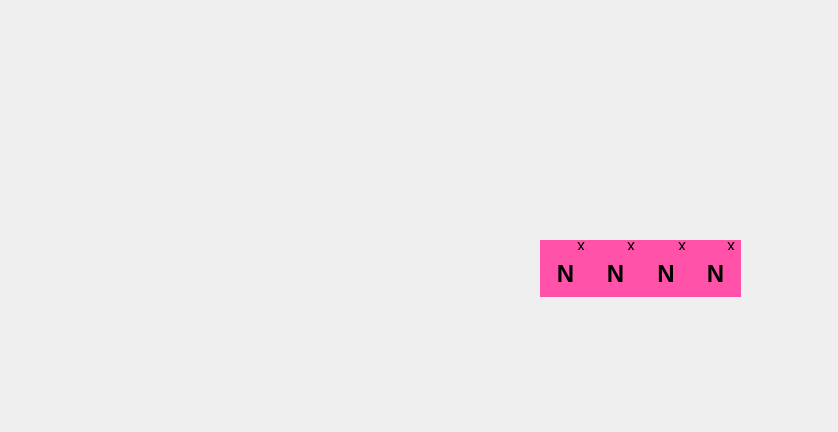
<?xml version="1.0" encoding="UTF-8"?>
<ui version="4.0">
 <class>Dialog</class>
 <widget class="QDialog" name="Dialog">
  <property name="geometry">
   <rect>
    <x>0</x>
    <y>0</y>
    <width>838</width>
    <height>432</height>
   </rect>
  </property>
  <property name="windowTitle">
   <string>Dialog</string>
  </property>
  <widget class="QWidget" name="verticalLayoutWidget_2">
   <property name="geometry">
    <rect>
     <x>540</x>
     <y>240</y>
     <width>51</width>
     <height>57</height>
    </rect>
   </property>
   <layout class="QVBoxLayout" name="verticalLayout_2">
    <property name="spacing">
     <number>0</number>
    </property>
    <item>
     <layout class="QHBoxLayout" name="horizontalLayout_2">
      <property name="spacing">
       <number>0</number>
      </property>
      <property name="sizeConstraint">
       <enum>QLayout::SetMinimumSize</enum>
      </property>
      <item>
       <widget class="QLabel" name="label_3">
        <property name="sizePolicy">
         <sizepolicy hsizetype="Preferred" vsizetype="Fixed">
          <horstretch>0</horstretch>
          <verstretch>0</verstretch>
         </sizepolicy>
        </property>
        <property name="maximumSize">
         <size>
          <width>16777215</width>
          <height>11</height>
         </size>
        </property>
        <property name="styleSheet">
         <string notr="true">background-color: rgb(255, 82, 168);</string>
        </property>
        <property name="text">
         <string/>
        </property>
       </widget>
      </item>
      <item>
       <widget class="QToolButton" name="toolButton_2">
        <property name="sizePolicy">
         <sizepolicy hsizetype="Fixed" vsizetype="Fixed">
          <horstretch>0</horstretch>
          <verstretch>0</verstretch>
         </sizepolicy>
        </property>
        <property name="maximumSize">
         <size>
          <width>20</width>
          <height>11</height>
         </size>
        </property>
        <property name="font">
         <font>
          <pointsize>12</pointsize>
         </font>
        </property>
        <property name="styleSheet">
         <string notr="true">background-color: rgb(255, 82, 168);
color: rgb(0, 0, 0);</string>
        </property>
        <property name="text">
         <string>x</string>
        </property>
        <property name="autoRaise">
         <bool>true</bool>
        </property>
       </widget>
      </item>
     </layout>
    </item>
    <item>
     <widget class="QLabel" name="label_4">
      <property name="sizePolicy">
       <sizepolicy hsizetype="Expanding" vsizetype="Expanding">
        <horstretch>0</horstretch>
        <verstretch>0</verstretch>
       </sizepolicy>
      </property>
      <property name="font">
       <font>
        <pointsize>18</pointsize>
        <weight>75</weight>
        <bold>true</bold>
       </font>
      </property>
      <property name="styleSheet">
       <string notr="true">background-color: rgb(255, 82, 168);</string>
      </property>
      <property name="text">
       <string>N</string>
      </property>
      <property name="alignment">
       <set>Qt::AlignCenter</set>
      </property>
     </widget>
    </item>
   </layout>
  </widget>
  <widget class="QWidget" name="verticalLayoutWidget_3">
   <property name="geometry">
    <rect>
     <x>690</x>
     <y>240</y>
     <width>51</width>
     <height>57</height>
    </rect>
   </property>
   <layout class="QVBoxLayout" name="verticalLayout_3">
    <property name="spacing">
     <number>0</number>
    </property>
    <item>
     <layout class="QHBoxLayout" name="horizontalLayout_3">
      <property name="spacing">
       <number>0</number>
      </property>
      <property name="sizeConstraint">
       <enum>QLayout::SetMinimumSize</enum>
      </property>
      <item>
       <widget class="QLabel" name="label_5">
        <property name="sizePolicy">
         <sizepolicy hsizetype="Preferred" vsizetype="Fixed">
          <horstretch>0</horstretch>
          <verstretch>0</verstretch>
         </sizepolicy>
        </property>
        <property name="maximumSize">
         <size>
          <width>16777215</width>
          <height>11</height>
         </size>
        </property>
        <property name="styleSheet">
         <string notr="true">background-color: rgb(255, 82, 168);</string>
        </property>
        <property name="text">
         <string/>
        </property>
       </widget>
      </item>
      <item>
       <widget class="QToolButton" name="toolButton_3">
        <property name="sizePolicy">
         <sizepolicy hsizetype="Fixed" vsizetype="Fixed">
          <horstretch>0</horstretch>
          <verstretch>0</verstretch>
         </sizepolicy>
        </property>
        <property name="maximumSize">
         <size>
          <width>20</width>
          <height>11</height>
         </size>
        </property>
        <property name="font">
         <font>
          <pointsize>12</pointsize>
         </font>
        </property>
        <property name="styleSheet">
         <string notr="true">background-color: rgb(255, 82, 168);
color: rgb(0, 0, 0);</string>
        </property>
        <property name="text">
         <string>x</string>
        </property>
        <property name="autoRaise">
         <bool>true</bool>
        </property>
       </widget>
      </item>
     </layout>
    </item>
    <item>
     <widget class="QLabel" name="label_6">
      <property name="sizePolicy">
       <sizepolicy hsizetype="Expanding" vsizetype="Expanding">
        <horstretch>0</horstretch>
        <verstretch>0</verstretch>
       </sizepolicy>
      </property>
      <property name="font">
       <font>
        <pointsize>18</pointsize>
        <weight>75</weight>
        <bold>true</bold>
       </font>
      </property>
      <property name="styleSheet">
       <string notr="true">background-color: rgb(255, 82, 168);</string>
      </property>
      <property name="text">
       <string>N</string>
      </property>
      <property name="alignment">
       <set>Qt::AlignCenter</set>
      </property>
     </widget>
    </item>
   </layout>
  </widget>
  <widget class="QWidget" name="verticalLayoutWidget_4">
   <property name="geometry">
    <rect>
     <x>640</x>
     <y>240</y>
     <width>52</width>
     <height>57</height>
    </rect>
   </property>
   <layout class="QVBoxLayout" name="verticalLayout_4">
    <property name="spacing">
     <number>0</number>
    </property>
    <item>
     <layout class="QHBoxLayout" name="horizontalLayout_4">
      <property name="spacing">
       <number>0</number>
      </property>
      <property name="sizeConstraint">
       <enum>QLayout::SetMinimumSize</enum>
      </property>
      <item>
       <widget class="QLabel" name="label_7">
        <property name="sizePolicy">
         <sizepolicy hsizetype="Preferred" vsizetype="Fixed">
          <horstretch>0</horstretch>
          <verstretch>0</verstretch>
         </sizepolicy>
        </property>
        <property name="maximumSize">
         <size>
          <width>16777215</width>
          <height>11</height>
         </size>
        </property>
        <property name="styleSheet">
         <string notr="true">background-color: rgb(255, 82, 168);</string>
        </property>
        <property name="text">
         <string/>
        </property>
       </widget>
      </item>
      <item>
       <widget class="QToolButton" name="toolButton_4">
        <property name="sizePolicy">
         <sizepolicy hsizetype="Fixed" vsizetype="Fixed">
          <horstretch>0</horstretch>
          <verstretch>0</verstretch>
         </sizepolicy>
        </property>
        <property name="maximumSize">
         <size>
          <width>20</width>
          <height>11</height>
         </size>
        </property>
        <property name="font">
         <font>
          <pointsize>12</pointsize>
         </font>
        </property>
        <property name="styleSheet">
         <string notr="true">background-color: rgb(255, 82, 168);
color: rgb(0, 0, 0);</string>
        </property>
        <property name="text">
         <string>x</string>
        </property>
        <property name="autoRaise">
         <bool>true</bool>
        </property>
       </widget>
      </item>
     </layout>
    </item>
    <item>
     <widget class="QLabel" name="label_8">
      <property name="sizePolicy">
       <sizepolicy hsizetype="Expanding" vsizetype="Expanding">
        <horstretch>0</horstretch>
        <verstretch>0</verstretch>
       </sizepolicy>
      </property>
      <property name="font">
       <font>
        <pointsize>18</pointsize>
        <weight>75</weight>
        <bold>true</bold>
       </font>
      </property>
      <property name="styleSheet">
       <string notr="true">background-color: rgb(255, 82, 168);</string>
      </property>
      <property name="text">
       <string>N</string>
      </property>
      <property name="alignment">
       <set>Qt::AlignCenter</set>
      </property>
     </widget>
    </item>
   </layout>
  </widget>
  <widget class="QWidget" name="verticalLayoutWidget_5">
   <property name="geometry">
    <rect>
     <x>590</x>
     <y>240</y>
     <width>51</width>
     <height>57</height>
    </rect>
   </property>
   <layout class="QVBoxLayout" name="verticalLayout_5">
    <property name="spacing">
     <number>0</number>
    </property>
    <item>
     <layout class="QHBoxLayout" name="horizontalLayout_5">
      <property name="spacing">
       <number>0</number>
      </property>
      <property name="sizeConstraint">
       <enum>QLayout::SetMinimumSize</enum>
      </property>
      <item>
       <widget class="QLabel" name="label_9">
        <property name="sizePolicy">
         <sizepolicy hsizetype="Preferred" vsizetype="Fixed">
          <horstretch>0</horstretch>
          <verstretch>0</verstretch>
         </sizepolicy>
        </property>
        <property name="maximumSize">
         <size>
          <width>16777215</width>
          <height>11</height>
         </size>
        </property>
        <property name="styleSheet">
         <string notr="true">background-color: rgb(255, 82, 168);</string>
        </property>
        <property name="text">
         <string/>
        </property>
       </widget>
      </item>
      <item>
       <widget class="QToolButton" name="toolButton_5">
        <property name="sizePolicy">
         <sizepolicy hsizetype="Fixed" vsizetype="Fixed">
          <horstretch>0</horstretch>
          <verstretch>0</verstretch>
         </sizepolicy>
        </property>
        <property name="maximumSize">
         <size>
          <width>20</width>
          <height>11</height>
         </size>
        </property>
        <property name="font">
         <font>
          <pointsize>12</pointsize>
         </font>
        </property>
        <property name="styleSheet">
         <string notr="true">background-color: rgb(255, 82, 168);
color: rgb(0, 0, 0);</string>
        </property>
        <property name="text">
         <string>x</string>
        </property>
        <property name="autoRaise">
         <bool>true</bool>
        </property>
       </widget>
      </item>
     </layout>
    </item>
    <item>
     <widget class="QLabel" name="label_10">
      <property name="sizePolicy">
       <sizepolicy hsizetype="Expanding" vsizetype="Expanding">
        <horstretch>0</horstretch>
        <verstretch>0</verstretch>
       </sizepolicy>
      </property>
      <property name="font">
       <font>
        <pointsize>18</pointsize>
        <weight>75</weight>
        <bold>true</bold>
       </font>
      </property>
      <property name="styleSheet">
       <string notr="true">background-color: rgb(255, 82, 168);</string>
      </property>
      <property name="text">
       <string>N</string>
      </property>
      <property name="alignment">
       <set>Qt::AlignCenter</set>
      </property>
     </widget>
    </item>
   </layout>
  </widget>
  <zorder>verticalLayoutWidget_2</zorder>
  <zorder>verticalLayoutWidget_3</zorder>
  <zorder>verticalLayoutWidget_4</zorder>
  <zorder>verticalLayoutWidget_5</zorder>
  <zorder>label_8</zorder>
 </widget>
 <resources/>
 <connections/>
</ui>
